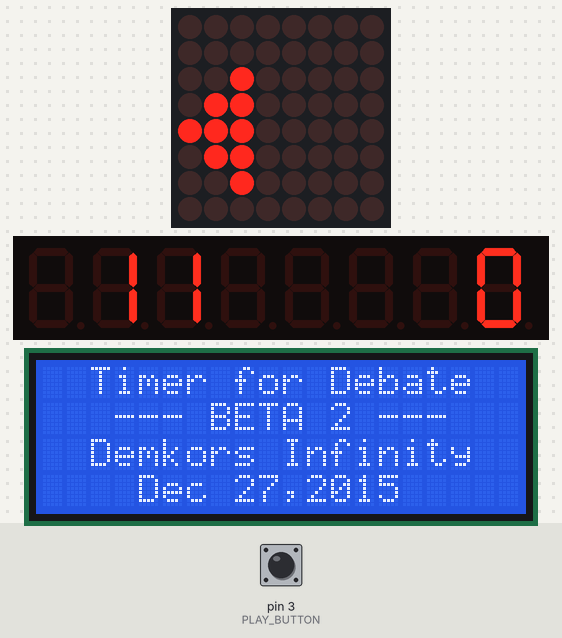
This sketch was run on a simulated Arduino Uno, built with avr-gcc and run on an emulated ATmega328P. On the bench: 8×8 LED matrix, 8-digit seven-segment display, 20×4 character LCD. The inputs (shaded band) are chosen by the test bench; at power-on: pin 3 (PLAY_BUTTON) HIGH.

Above: at 1.3 s.
1.4 s: pin 3 (PLAY_BUTTON) pulled LOW for 3.2 s
At 4.65 s:
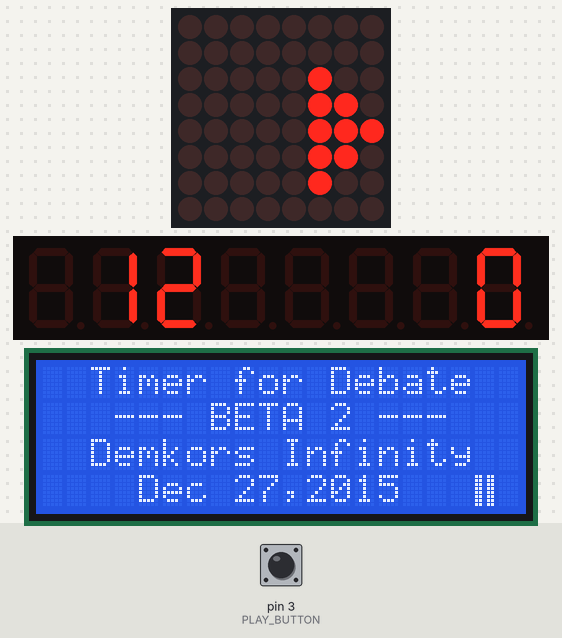
5.2 s: pin 3 (PLAY_BUTTON) pulled LOW for 0.15 s
At 5.47 s:
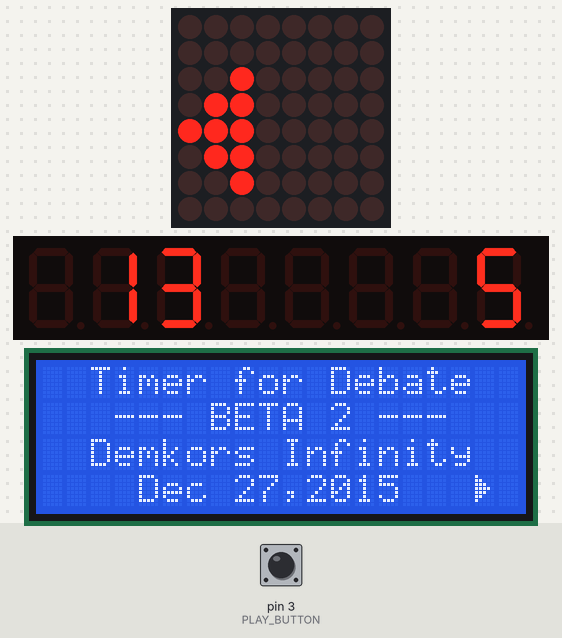
5.9 s: pin 3 (PLAY_BUTTON) pulled LOW for 1 s
At 6.96 s:
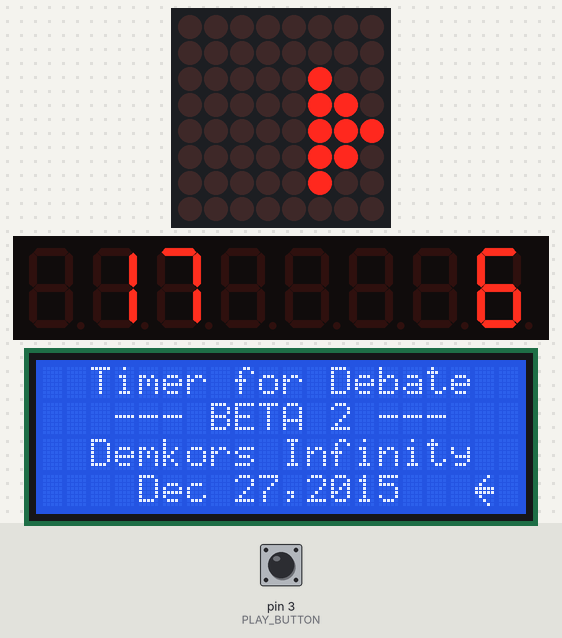
7.5 s: pin 3 (PLAY_BUTTON) pulled LOW for 0.15 s
At 7.73 s:
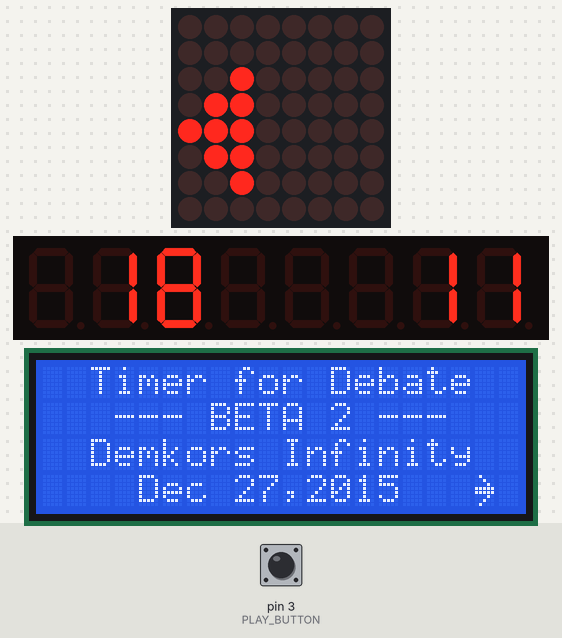
Timing chart, 0 to 9.2 s (numbered marks = the images above; inputs shaded):
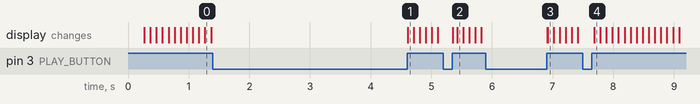

The sketch:

TEST_BETA2.ino
```cpp
#include <LiquidCrystal_I2C.h>
#include <LedControl.h>
//TEST_BETA2 @Demkors Infinity
//TEST built-in timer, special symbols(LCD), buzzer
//USING 8*8 matrix & 8-digit display, both based on MAX7219
//LCD 2004 uses HD44780U(ROM A00)

//Output pins
#define MATRIX_DIN 5
#define MATRIX_CS 6
#define MATRIX_CLK 7
#define DIGIT_DIN 8
#define DIGIT_CS 9
#define DIGIT_CLK 10
//Hardware limits
#define MAX_PCS 1
#define MAX_SEGMENT 8
//Control panel, consisting of 3 buttons.
#define PLAY_BUTTON 3
#define LEFT_BUTTON 4
#define RIGHT_BUTTON 2
//Time required for each side in every stage.(Measured in S)
#define FIRST_STATEMENT 180
#define SECOND_STATEMENT 120
#define FREE_DEBATE 300
#define FINAL_CONCLUSION 180
//Numbers representing each side
#define POS 1
#define NEG 0

//*** BETA 2: TIMER & BUTTON TEST ***
#define MAX_SEC 999
#define MAX_DIGIT 3
unsigned short count[2]={0,0};

//LCD 2004 screen to show the current status.
LiquidCrystal_I2C lcd(0x27,20,4);
//Control the 8*8 matrix & the 8-digit segment display
LedControl digit=LedControl(DIGIT_DIN,DIGIT_CLK,DIGIT_CS,MAX_PCS);
LedControl matrix=LedControl(MATRIX_DIN,MATRIX_CLK,MATRIX_CS,MAX_PCS);
//Current side speaking (POSITIVE default)
byte SIDE=POS;
byte STATE=0;
/*Count milliseconds passed;
  reset to 0 & count other timers when exceeding 1000*/
unsigned short countMS[2]={0,0};
long startTime;
long currentTime;

const char *TITLE[]={
  "  Timer for Debate",
  "   --- BETA 2 ---",
  "  Demkors Infinity",
  "    Dec 27,2015"
};

//*** BETA 2: TEST SPECIAL SYMBOLS ON LCD 2004 ***
// Introductions must be "defined" in near future
byte SYMBOL[4][8]={
  {    //PAUSE
    B11011,
    B11011,
    B11011,
    B11011,
    B11011,
    B11011,
    B11011,
    B11011
  },{  //PLAY
    B10000,
    B11000,
    B11100,
    B11110,
    B11100,
    B11000,
    B10000,
    B00000
  },{  //LEFT
    B00010,
    B00100,
    B01000,
    B11111,
    B11111,
    B01000,
    B00100,
    B00010
  },{  //RIGHT
    B01000,
    B00100,
    B00010,
    B11111,
    B11111,
    B00010,
    B00100,
    B01000
  }
};

//"PRINT" is ineffective. Here "WRITE" every char to the screen.
void layout(const char src[]){
  for(int i=0;src[i];i++) lcd.write(src[i]);
}

void lcd_title(){
  for(byte i=0;i<4;i++){
    lcd.setCursor(0,i);
    layout(TITLE[i]);
    //*** BETA 2: Set custom symbols into LCD
    lcd.createChar(i,SYMBOL[i]);
  }
}
void paint(byte side){
  matrix.clearDisplay(0);
  //POSITIVE sit on the left
  if(side){
    matrix.setColumn(0,0,B00001000);
    matrix.setColumn(0,1,B00011100);
    matrix.setColumn(0,2,B00111110);
  }else{
    matrix.setColumn(0,7,B00001000);
    matrix.setColumn(0,6,B00011100);
    matrix.setColumn(0,5,B00111110);
  }
}
void connectNum(char *target,byte pos,char num[]){
  switch(strlen(num)){
    case 0: strcat(target,"   ");break; //3 spacer
    case 1: strcat(target,"  ");break;  //2 spacer
    case 2: strcat(target," ");break;   //1 spacer
    default: break;  //do nothing
  }
  strcat(target,num);
}
void showSec(){
  //POSITIVE timer shown in 6~8th digit, NEGATIVE shown in 1~3
  char str[9]="",trans[7];
  byte i=0,j;
  itoa(count[POS],trans,10);
  connectNum(str,i,trans);
  for(i=MAX_DIGIT;i<MAX_SEGMENT-MAX_DIGIT;i++) str[i]=' ';
  str[i]='\0';
  itoa(count[NEG],trans,10);
  connectNum(str,i,trans);
  for(i=strlen(str)-1,j=0;j<MAX_SEGMENT&&i>=0;j++,i--)
   digit.setChar(0,j,str[i],false);
}

//*** BETA 2: TEST SPECIAL SYMBOL ON LCD 2004 ***
void lcd_test(){
  lcd.setCursor(18,3);
  lcd.write(STATE++);
  if(STATE>3) STATE=0;
}

void setup() {
  // put your setup code here, to run once:
 pinMode(PLAY_BUTTON,INPUT);
 digit.shutdown(0,false);
 matrix.shutdown(0,false);
 digit.setIntensity(0,4);
 matrix.setIntensity(0,4);
 digit.clearDisplay(0);
 paint(SIDE);
 showSec();
 Wire.begin();
 lcd.init();
 lcd.backlight();
 lcd_title();
 digitalWrite(PLAY_BUTTON,HIGH);
 currentTime=millis();
}

void loop() {
  // put your main code here, to run repeatedly:
 startTime=currentTime;
 static byte num=0,row=0,col=0;
 if(digitalRead(PLAY_BUTTON)==LOW){
  while(digitalRead(PLAY_BUTTON)==LOW);
  if(SIDE==POS) SIDE=NEG;
  else SIDE=POS;
  paint(SIDE);
  showSec();
  lcd_test();
  startTime=millis();
 }
 currentTime=millis();
 countMS[SIDE]+=(currentTime-startTime);
 if(countMS[SIDE]>=100){
  countMS[SIDE]-=100;
  count[SIDE]++;
  if(count[SIDE]>999) count[SIDE]=0;
  showSec();
 }
}
```

Measured:
- after the input at 1.4 s, the display: changes after 3.2 s (image 1)
- after the input at 5.2 s, the display: first changes after 0.16 s (image 2 shows a later state)
- after the input at 5.9 s, the display: first changes after 1.0 s (image 3 shows a later state)
- after the input at 7.5 s, the display: changes after 0.19 s (image 4)
